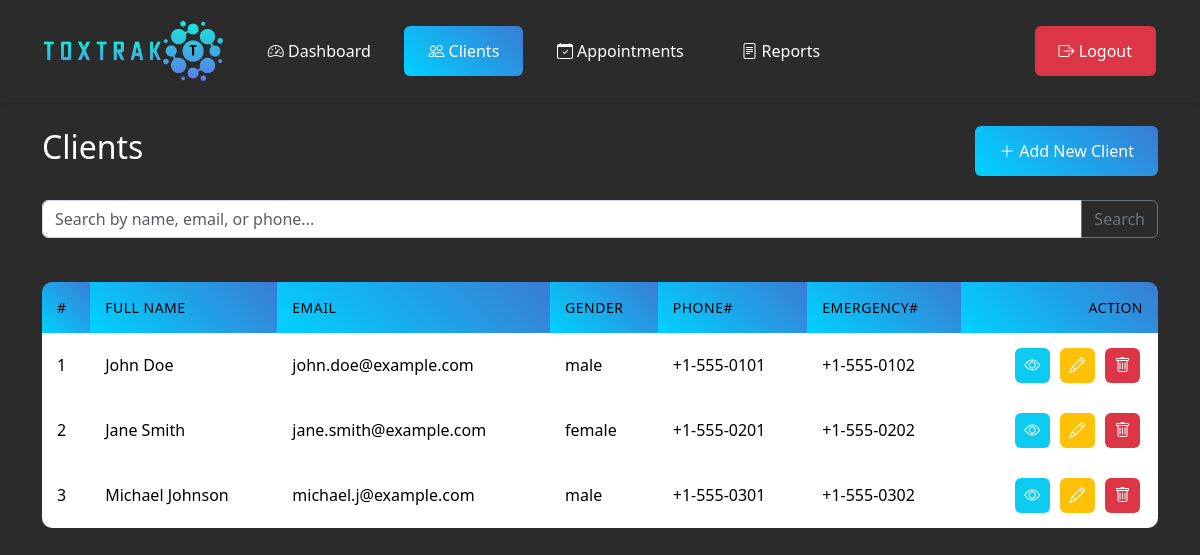
The page /clients.php (signed in) on the database its author committed.
### tables this page shows
CREATE TABLE IF NOT EXISTS `clients` (
    `id` INT(11) UNSIGNED NOT NULL AUTO_INCREMENT,
    `first_name` VARCHAR(100) NOT NULL,
    `last_name` VARCHAR(100) NOT NULL,
    `email` VARCHAR(255) NOT NULL,
    `gender` ENUM('male', 'female', 'other') NOT NULL,
    `date_of_birth` DATE NOT NULL,
    `phone_number` VARCHAR(20) NOT NULL,
    `emergency_phone_number` VARCHAR(20) NOT NULL,
    `address` TEXT DEFAULT NULL,
    `note` TEXT DEFAULT NULL,
    `created_at` TIMESTAMP NOT NULL DEFAULT CURRENT_TIMESTAMP,
    `updated_at` TIMESTAMP NOT NULL DEFAULT CURRENT_TIMESTAMP ON UPDATE CURRENT_TIMESTAMP,
    PRIMARY KEY (`id`),
    UNIQUE KEY `clients_email_unique` (`email`),
    KEY `idx_clients_name` (`first_name`, `last_name`),
    KEY `idx_clients_email` (`email`)
);

### clients.php (the view, shortened to what this page needs)
<?php
require_once 'db.php';
$search = isset($_GET['search']) ? trim($_GET['search']) : '';
$sql = "SELECT * FROM clients WHERE 1=1";
$sql .= " ORDER BY id ASC";
$stmt = $pdo->prepare($sql);
if (!empty($search)) {
    $stmt->execute([$search, $search, $search, $search]);
} else {
    $stmt->execute();
}
$clients = $stmt->fetchAll(PDO::FETCH_ASSOC);
?>
<!DOCTYPE html>
<html lang="en">
<head>
    <link href="https://cdn.jsdelivr.net/npm/bootstrap@5.3.2/dist/css/bootstrap.min.css" rel="stylesheet">
    <link rel="stylesheet" href="https://cdn.jsdelivr.net/npm/bootstrap-icons@1.11.1/font/bootstrap-icons.css">
    <link rel="stylesheet" href="dashboard.css">
</head>
<body>
    <?php include 'navbar.php'; ?>
    <div class="container mt-4">
        <div class="d-flex justify-content-between align-items-center mb-4">
            <h2>Clients</h2>
            <a href="client_add.php" class="btn btn-add">
                <i class="bi bi-plus-lg"></i> Add New Client
            </a>
        </div>
        <form method="GET" class="mb-4">
            <div class="input-group">
                <input type="text" class="form-control" placeholder="Search by name, email, or phone..."
                       name="search" value="<?= htmlspecialchars($search) ?>">
                <button class="btn btn-outline-secondary" type="submit">Search</button>
            </div>
        </form>
        <div class="table-responsive">
            <table class="table table-borderless">
                <thead>
                    <tr>
                        <th scope="col">#</th>
                        <th scope="col">Full Name</th>
                        <th scope="col">Email</th>
                        <th scope="col">Gender</th>
                        <th scope="col">Phone#</th>
                        <th scope="col">Emergency#</th>
                        <th scope="col" class="text-end">Action</th>
                    </tr>
                </thead>
                <tbody>
                    <?php foreach ($clients as $i => $client): ?>
                    <tr>
                        <td><?= $i + 1 ?></td>
                        <td><?= htmlspecialchars($client['first_name'] . ' ' . $client['last_name']) ?></td>
                        <td><?= htmlspecialchars($client['email']) ?></td>
                        <td><?= htmlspecialchars($client['gender']) ?></td>
                        <td><?= htmlspecialchars($client['phone_number']) ?></td>
                        <td><?= htmlspecialchars($client['emergency_phone_number']) ?></td>
                        <td class="text-end">
                            <a href="client_view.php?id=<?= $client['id'] ?>" class="action-btn btn-view" title="View">
                                <i class="bi bi-eye"></i>
                            </a>
                            <a href="client_edit.php?id=<?= $client['id'] ?>" class="action-btn btn-edit" title="Edit">
                                <i class="bi bi-pencil"></i>
                            </a>
                            <a href="client_delete.php?id=<?= $client['id'] ?>" class="action-btn btn-delete"
                               onclick="return confirm('Are you sure you want to delete this client?')" title="Delete">
                                <i class="bi bi-trash"></i>
                            </a>
                        </td>
                    </tr>
                    <?php endforeach; ?>
                </tbody>
            </table>
        </div>
    </div>
</body>
</html>

### navbar.php (shortened to what this page needs)
<?php
$current_page = basename($_SERVER['PHP_SELF']);
?>
<nav class="navbar navbar-expand-lg navbar-dark">
    <div class="container-fluid">
        <a class="navbar-brand" href="#">
            <img src="logo.png" alt="ToxTrak Logo">
        </a>
        <div class="collapse navbar-collapse" id="navbarNav">
            <ul class="navbar-nav me-auto">
                <li class="nav-item">
                    <a class="nav-link <?= $current_page === 'dashboard.php' ? 'active' : '' ?>" href="dashboard.php">
                        <i class="bi bi-speedometer2"></i> Dashboard
                    </a>
                </li>
                <li class="nav-item">
                    <a class="nav-link <?= $current_page === 'clients.php' ? 'active' : '' ?>" href="clients.php">
                        <i class="bi bi-people"></i> Clients
                    </a>
                </li>
                <li class="nav-item">
                    <a class="nav-link <?= $current_page === 'appointments.php' ? 'active' : '' ?>" href="appointments.php">
                        <i class="bi bi-calendar-check"></i> Appointments
                    </a>
                </li>
                <li class="nav-item">
                    <a class="nav-link <?= $current_page === 'report.php' ? 'active' : '' ?>" href="report.php">
                        <i class="bi bi-file-text"></i> Reports
                    </a>
                </li>
            </ul>
            <a href="logout.php" class="btn-logout">
                <i class="bi bi-box-arrow-right"></i> Logout
            </a>
        </div>
    </div>
</nav>

### dashboard.css (style rules this page uses)
body { background-color: #2b2b2b; min-height: 100vh; color: #fff; }
.navbar { background-color: #2b2b2b !important; padding: 1rem 2rem; box-shadow: 0 2px 4px rgba(0,0,0,0.1); }
.navbar-brand img { height: 60px; }
.nav-link { color: #fff !important; padding: 0.8rem 1.5rem !important; border-radius: 6px; margin: 0 0.3rem; transition: all 0.3s ease; }
.nav-link.active { background: linear-gradient(45deg, #00d2ff, #3a7bd5); }
.btn-logout { background-color: #dc3545; color: #fff; padding: 0.8rem 1.5rem; border: none; border-radius: 6px; text-decoration: none; }
.table { color: #fff; background-color: #333; border-radius: 10px; overflow: hidden; margin-top: 20px; }
.table thead th { background: linear-gradient(45deg, #00d2ff, #3a7bd5); border: none; padding: 15px; font-weight: 500; text-transform: uppercase; font-size: 14px; letter-spacing: 0.5px; }
.table tbody tr { background-color: #2b2b2b; transition: all 0.3s ease; }
.table td { border-color: #444; padding: 15px; vertical-align: middle; }
.action-btn { padding: 8px; border-radius: 6px; color: #fff; text-decoration: none; margin: 0 3px; display: inline-flex; align-items: center; justify-content: center; width: 35px; height: 35px; transition: all 0.3s ease; }
.btn-view { background-color: #0dcaf0; }
.btn-edit { background-color: #ffc107; }
.btn-delete { background-color: #dc3545; }
.btn-add { background: linear-gradient(45deg, #00d2ff, #3a7bd5); border: none; color: #fff; padding: 0.8rem 1.5rem; }
.form-control { background-color: #fff; border: 1px solid #ced4da; color: #212529; }

### rows shown on the page
clients: first_name+last_name "John Doe", email "john.doe@example.com", gender "male", phone_number "+1-555-0101", emergency_phone_number "+1-555-0102"
clients: first_name+last_name "Jane Smith", email "jane.smith@example.com", gender "female", phone_number "+1-555-0201", emergency_phone_number "+1-555-0202"
clients: first_name+last_name "Michael Johnson", email "michael.j@example.com", gender "male", phone_number "+1-555-0301", emergency_phone_number "+1-555-0302"
